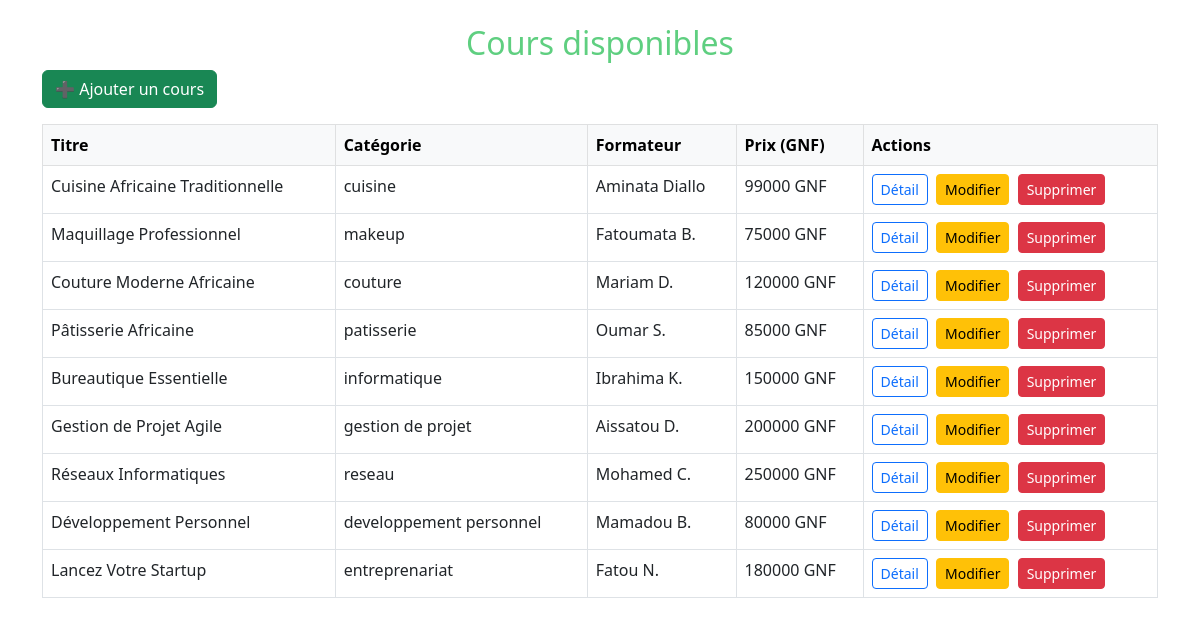
The page /dashboard/cours/ (signed in) on the database its author committed.
### front/models.py (models this page shows)
class Cours(models.Model):
    CATEGORIES = [
        ('cuisine', 'Cuisine'),
        ('patisserie', 'Pâtisserie'),
        ('entreprenariat', 'Entreprenariat'),
        ('makeup', 'Makeup'),
        ('couture', 'Couture'),
        ('developpement personnel', 'Développement personnel'),
        ('informatique', 'Informatique'),
        ('reseau', 'Réseau'),
        ('gestion de projet', 'Gestion de projet'),
    ]
    titre = models.CharField(max_length=255)
    description = models.TextField()
    categorie = models.CharField(max_length=50, choices=CATEGORIES)
    image = models.ImageField(upload_to='cours/')
    formateur = models.ForeignKey(CustomUser, on_delete=models.CASCADE, related_name="cours_donnes")
    date_publication = models.DateTimeField(auto_now_add=True)
    prix = models.DecimalField(max_digits=10, decimal_places=2, default=0.00)  # ✅ Ajout du champ prix

class CustomUser(AbstractUser):
    is_formateur = models.BooleanField(default=False)
    photo = models.ImageField(upload_to='avatars/', null=True, blank=True)
    bio = models.TextField(null=True, blank=True)

### front/views.py (the view)
# urls.py: path('dashboard/cours/', views.admin_cours, name='admin_cours'),
@login_required
@user_passes_test(is_admin)
def admin_cours(request):
    cours = Cours.objects.all()
    return render(request, 'dashboard/cours.html', {'cours': cours})

### front/views.py (called while the page is built)
def is_admin(user):
    return user.is_authenticated and user.is_superuser

### front/templates/dashboard/cours.html (shortened to what this page needs)
<!DOCTYPE html>
<html lang="en">
<head>
    <link rel="stylesheet" href="https://cdn.jsdelivr.net/npm/bootstrap@5.3.0/dist/css/bootstrap.min.css">
</head>
<body class="container mt-4">
    <h2 class="text-center" style="color:#5fcf80">Cours disponibles</h2>
    <a href="{% url 'admin_ajouter_cours' %}" class="btn btn-success mb-3">➕ Ajouter un cours</a>
    <table class="table table-bordered table-hover">
        <thead class="table-light">
            <tr>
                <th>Titre</th>
                <th>Catégorie</th>
                <th>Formateur</th>
                <th>Prix (GNF)</th>
                <th>Actions</th>
            </tr>
        </thead>
        <tbody>
            {% for c in cours %}
            <tr>
                <td>{{ c.titre }}</td>
                <td>{{ c.categorie }}</td>
                <td>{{ c.formateur.get_full_name }}</td>
                <td>{{ c.prix|floatformat:0 }} GNF</td>
                <td>
                    <a href="{% url 'admin_cours_detail' c.id %}" class="btn btn-sm btn-outline-primary">Détail</a>
                    <a href="{% url 'course_edit' c.id %}" class="btn btn-sm btn-warning ms-1">Modifier</a>
                    <form action="{% url 'course_delete' c.id %}" method="post" style="display:inline;">
                        <button type="submit" class="btn btn-sm btn-danger ms-1" onclick="return confirm('Confirmer la suppression ?')">Supprimer</button>
                    </form>
                </td>
            </tr>
            {% empty %}
            <tr><td colspan="5" class="text-center">Aucun cours disponible.</td></tr>
            {% endfor %}
        </tbody>
    </table>
</body>
</html>

### rows shown on the page
Cours: titre "Cuisine Africaine Traditionnelle", categorie "cuisine", formateur.get_full_name "Aminata Diallo", prix "99000"
Cours: titre "Maquillage Professionnel", categorie "makeup", formateur.get_full_name "Fatoumata B.", prix "75000"
Cours: titre "Couture Moderne Africaine", categorie "couture", formateur.get_full_name "Mariam D.", prix "120000"
Cours: titre "Pâtisserie Africaine", categorie "patisserie", formateur.get_full_name "Oumar S.", prix "85000"
Cours: titre "Bureautique Essentielle", categorie "informatique", formateur.get_full_name "Ibrahima K.", prix "150000"
Cours: titre "Gestion de Projet Agile", categorie "gestion de projet", formateur.get_full_name "Aissatou D.", prix "200000"
Cours: titre "Réseaux Informatiques", categorie "reseau", formateur.get_full_name "Mohamed C.", prix "250000"
Cours: titre "Développement Personnel", categorie "developpement personnel", formateur.get_full_name "Mamadou B.", prix "80000"
Cours: titre "Lancez Votre Startup", categorie "entreprenariat", formateur.get_full_name "Fatou N.", prix "180000"
